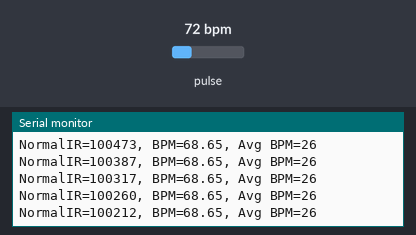
A sketch run on a simulated ESP8266 (NodeMCU). On the bench: the last lines printed to the serial monitor. Inputs (shaded band) come from the test bench; at power-on: pulse 72 bpm. WiFi joins after 1.5 s; servers stay silent unless stated.

Above: at 2.7 s.
2.8 s: pulse set to 130 bpm
At 3.02 s:
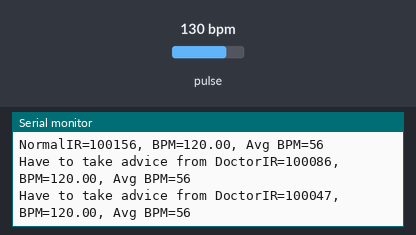
4.5 s: pulse set to 42 bpm
At 4.54 s:
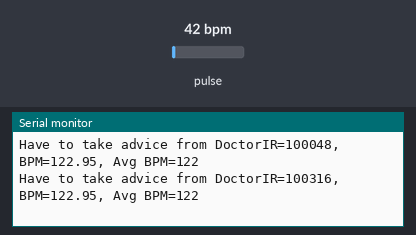
7.5 s: pulse set to 158 bpm
At 7.8 s:
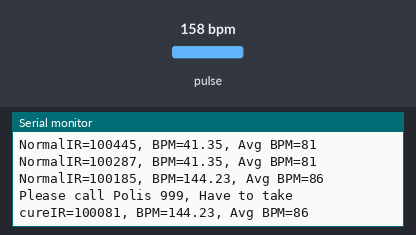
9.3 s: pulse set to 70 bpm
At 9.37 s:
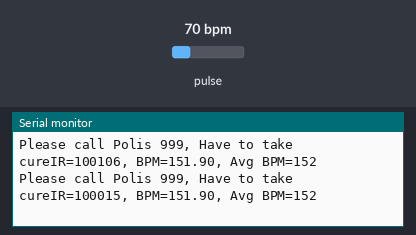
Timing chart, 0 to 12.3 s (numbered marks = the images above; inputs shaded):
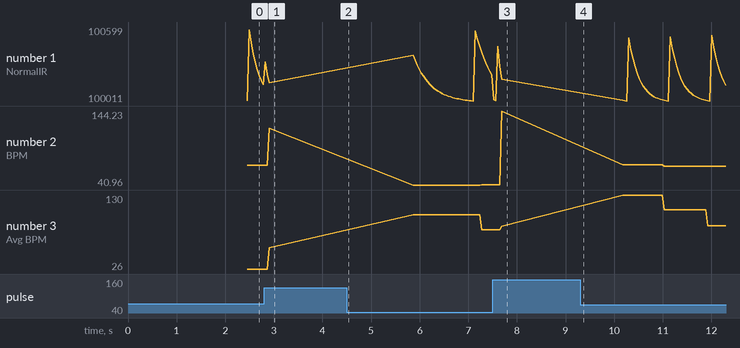

Measured:
- after the input at 2.8 s, the serial monitor: prints a new line at once (image 1)
- plotted number 1: 100142 → 100156 after the input at 2.8 s
- plotted number 2: 68.65 → 120 after the input at 2.8 s
- plotted number 3: 26 → 56 after the input at 2.8 s

The sketch:

Assignment1_SourceCode.ino
```cpp
#include <Wire.h>
#include "MAX30105.h"
#include <ESP8266WiFi.h>
#include "heartRate.h"

// Hearbeat variable
const byte RATE_SIZE = 4; //Increase this for more averaging. 4 is good.
byte rates[RATE_SIZE]; //Array of heart rates
byte rateSpot = 0;
long lastBeat = 0; //Time at which the last beat occurred
float beatsPerMinute;
int beatAvg;
char classify[] = "";

// Hearbeat Sensor
MAX30105 particleSensor;

// WiFi variables
char ssid[] = "chuah’s iPhone";
char password[] = "12345678";
WiFiServer server(80);

// functions
void calculateAverageBmP();
void calculateBmp();
String myAppTemplate();

void setup()
{
  Serial.begin(9600);
  Serial.println("Initializing...");

  // Initialize sensor with default I2C port, 400kHz speed
  if (!particleSensor.begin(Wire, I2C_SPEED_FAST)){
    Serial.println("MAX30105 was not found. Please check wiring/power. ");
    while (1);
  }
  Serial.println("Place your index finger on the sensor with steady pressure.");
  particleSensor.setup(); //Configure sensor with default settings
  particleSensor.setPulseAmplitudeRed(0x0A); //Turn Red LED to low to indicate sensor is running
  particleSensor.setPulseAmplitudeGreen(0); //Turn off Green LED

  // Setup WiFi
  WiFi.begin(ssid,password);
  while(WiFi.status() != WL_CONNECTED){
    delay(500);
    Serial.print(".");
  }
  Serial.println("Controller has connected to WLAN");

  // Setup Server
  server.begin();
  Serial.println("Server started at port 80");

  // Display Server Link to User
  Serial.print("URL=http://");
  Serial.print(WiFi.localIP());
  Serial.print("/");
}

void loop(){
  long irValue = particleSensor.getIR();
  WiFiClient client = server.available();
  //if(!client) return;

  if (checkForBeat(irValue) == true){
    // Calculate bpm
    calculateBmp();
    // Calculate avarage bpm
    if (beatsPerMinute < 255 && beatsPerMinute > 20){
      calculateAverageBmP();
    }
  }

  //Display Result
  if(irValue < 50000){
    Serial.print("No finger detected");
  }else{
    Serial.print("IR=");
    Serial.print(irValue);
    Serial.print(", BPM=");
    Serial.print(beatsPerMinute);
    Serial.print(", Avg BPM=");
    Serial.print(beatAvg);
  }
  Serial.println();

  //wait until the client sends the data
  //while(!client.available()) delay(1);
  //String request = client.readStringUntil('\r');
  //client.flush();

  //check request
  // if(request.indexOf("/SENSOR=OFF") != -1){
  //   particleSensor.shutDown();
  // }
  // if(request.indexOf("/SENSOR=ON") != -1){
  //   particleSensor.setup();
  //   particleSensor.setPulseAmplitudeRed(0x0A); //Turn Red LED to low to indicate sensor is running
  //   particleSensor.setPulseAmplitudeGreen(0); //Turn off Green LED
  // }

  //render result to webpage
  //client.println("HTTP/1.1 200 OK");
  //client.println("Content-Type: text/html");
  client.print(myAppTemplate(irValue, beatsPerMinute, beatAvg));
  client.flush();
}


void calculateBmp(){
  long delta = millis() - lastBeat;
  lastBeat = millis();
  beatsPerMinute = 60 / (delta / 1000.0);
}
void calculateAverageBmP(){
      rates[rateSpot++] = (byte)beatsPerMinute; //Store this reading in the array
      rateSpot %= RATE_SIZE; //Wrap variable
      beatAvg = 0;
      for (byte x = 0 ; x < RATE_SIZE ; x++)
        beatAvg += rates[x];
      beatAvg /= RATE_SIZE;
}

String myAppTemplate(float irValue, float beatsPerMinute, float beatAvg){
  // Status matching
  int rateLevel[4] = {40,101,110,131};
  String response[] = {"too low", "Normal", "Plase continue monitoring at home", "Have to take advice from Doctor", "Please call Polis 999, Have to take cure"};
  bool isFound = false;
  String status;

  for(int i=0; isFound == false; i++){
    if(beatsPerMinute < rateLevel[i]){
      isFound = true;
      status = response[i];
    }else if(beatsPerMinute >= rateLevel[3]){
      isFound = true;
      status = response[4];
    }
  }
  Serial.print(status);

  // HTML Template
  String ptr  = "<!DOCTYPE html><html lang=\"en\"><head>";
  ptr+="<meta charset=\"UTF-8\"><meta http-equiv=\"X-UA-Compatible\" content=\"IE=edge\">";
  ptr+="<meta name=\"viewport\" content=\"width=device-width, initial-scale=1.0\">";
  ptr+="<title>Document</title>";
  ptr+="<style>.container{width: 30%;display: block; margin: 20rem auto;}";
  ptr+=".title{text-align: center;font-size: 40px;border: red solid 3px;background-color: yellow;}";
  ptr+=".content{font-size: 35px;border:blue solid 3px;background-color: aqua}";
  ptr+=".content2{text-align:center}";
  ptr+="p{font-weight: bold;text-align: center;color: rgb(53, 15, 114);font-size: 35px;}span{color: red;}";
  ptr+="body{background-color: blanchedalmond;}</style>";
  ptr+="</head><body><div class=\"container\"><div class=\"title\">My Heart Beat Per Minute (BPM)</div><div class=\"content\">";

  if(irValue < 5000){
    ptr+="<p>No finger detected<p>";
  }else{
    ptr+="<p>IR:<span>";
    ptr+=irValue;
    ptr+="</span></p>";
    ptr+="<p>BMP:<span>";
    ptr+=beatsPerMinute;
    ptr+="</span></p>";
    ptr+="<p>Average BMP:<span>";
    ptr+=beatAvg;
    ptr+="</span></p>";
    ptr+="<p>Status: <span>";
    ptr+=status;
    ptr+="</span></p></div>";
  }
  //ptr+="<div class=\"content2\"><a href='/SENSOR=OFF'><button>TURN OFF</button></a><a href='/SENSOR=ON'><button>TURN ON</button></a></div>";
  ptr+="</div></body></html>";
  isFound = false;
  return ptr;
}
```
